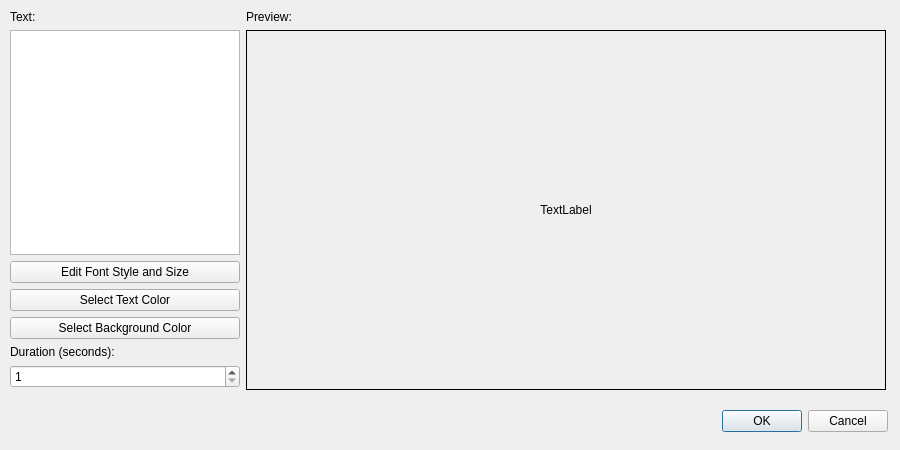
<?xml version="1.0" encoding="UTF-8"?>
<ui version="4.0">
 <class>Intro_Outro</class>
 <widget class="QDialog" name="Intro_Outro">
  <property name="geometry">
   <rect>
    <x>0</x>
    <y>0</y>
    <width>900</width>
    <height>450</height>
   </rect>
  </property>
  <property name="sizePolicy">
   <sizepolicy hsizetype="Fixed" vsizetype="Fixed">
    <horstretch>0</horstretch>
    <verstretch>0</verstretch>
   </sizepolicy>
  </property>
  <property name="windowTitle">
   <string>Dialog</string>
  </property>
  <widget class="QWidget" name="gridLayoutWidget">
   <property name="geometry">
    <rect>
     <x>10</x>
     <y>10</y>
     <width>881</width>
     <height>422</height>
    </rect>
   </property>
   <layout class="QGridLayout" name="gridLayout">
    <item row="0" column="0">
     <widget class="QLabel" name="label_Text">
      <property name="sizePolicy">
       <sizepolicy hsizetype="Fixed" vsizetype="Fixed">
        <horstretch>0</horstretch>
        <verstretch>0</verstretch>
       </sizepolicy>
      </property>
      <property name="text">
       <string>Text:</string>
      </property>
     </widget>
    </item>
    <item row="2" column="0">
     <widget class="QPushButton" name="pushButton_Font">
      <property name="text">
       <string>Edit Font Style and Size</string>
      </property>
     </widget>
    </item>
    <item row="1" column="1" rowspan="7" colspan="2" alignment="Qt::AlignTop">
     <widget class="QLabel" name="label_Image">
      <property name="sizePolicy">
       <sizepolicy hsizetype="Fixed" vsizetype="Fixed">
        <horstretch>0</horstretch>
        <verstretch>0</verstretch>
       </sizepolicy>
      </property>
      <property name="minimumSize">
       <size>
        <width>640</width>
        <height>360</height>
       </size>
      </property>
      <property name="styleSheet">
       <string notr="true">border: 1px solid black;</string>
      </property>
      <property name="text">
       <string>TextLabel</string>
      </property>
      <property name="alignment">
       <set>Qt::AlignCenter</set>
      </property>
     </widget>
    </item>
    <item row="6" column="0">
     <widget class="QSpinBox" name="spinBox_Duration">
      <property name="minimum">
       <number>1</number>
      </property>
     </widget>
    </item>
    <item row="0" column="1">
     <widget class="QLabel" name="label_Preview">
      <property name="sizePolicy">
       <sizepolicy hsizetype="Fixed" vsizetype="Fixed">
        <horstretch>0</horstretch>
        <verstretch>0</verstretch>
       </sizepolicy>
      </property>
      <property name="text">
       <string>Preview:</string>
      </property>
     </widget>
    </item>
    <item row="3" column="0">
     <widget class="QPushButton" name="pushButton_Text_Color">
      <property name="text">
       <string>Select Text Color</string>
      </property>
     </widget>
    </item>
    <item row="4" column="0">
     <widget class="QPushButton" name="pushButton_Background">
      <property name="text">
       <string>Select Background Color</string>
      </property>
     </widget>
    </item>
    <item row="1" column="0">
     <widget class="QTextEdit" name="textEdit">
      <property name="sizePolicy">
       <sizepolicy hsizetype="Fixed" vsizetype="Fixed">
        <horstretch>0</horstretch>
        <verstretch>0</verstretch>
       </sizepolicy>
      </property>
      <property name="minimumSize">
       <size>
        <width>230</width>
        <height>225</height>
       </size>
      </property>
      <property name="maximumSize">
       <size>
        <width>230</width>
        <height>225</height>
       </size>
      </property>
      <property name="font">
       <font>
        <pointsize>10</pointsize>
       </font>
      </property>
      <property name="layoutDirection">
       <enum>Qt::LeftToRight</enum>
      </property>
      <property name="markdown">
       <string/>
      </property>
     </widget>
    </item>
    <item row="5" column="0">
     <widget class="QLabel" name="label_Duration">
      <property name="sizePolicy">
       <sizepolicy hsizetype="Fixed" vsizetype="Fixed">
        <horstretch>0</horstretch>
        <verstretch>0</verstretch>
       </sizepolicy>
      </property>
      <property name="text">
       <string>Duration (seconds):</string>
      </property>
     </widget>
    </item>
    <item row="8" column="0" colspan="3">
     <widget class="QDialogButtonBox" name="buttonBox">
      <property name="sizePolicy">
       <sizepolicy hsizetype="Fixed" vsizetype="Fixed">
        <horstretch>0</horstretch>
        <verstretch>0</verstretch>
       </sizepolicy>
      </property>
      <property name="maximumSize">
       <size>
        <width>878</width>
        <height>24</height>
       </size>
      </property>
      <property name="orientation">
       <enum>Qt::Horizontal</enum>
      </property>
      <property name="standardButtons">
       <set>QDialogButtonBox::Cancel|QDialogButtonBox::Ok</set>
      </property>
     </widget>
    </item>
   </layout>
  </widget>
 </widget>
 <resources/>
 <connections>
  <connection>
   <sender>buttonBox</sender>
   <signal>rejected()</signal>
   <receiver>Intro_Outro</receiver>
   <slot>reject()</slot>
   <hints>
    <hint type="sourcelabel">
     <x>316</x>
     <y>260</y>
    </hint>
    <hint type="destinationlabel">
     <x>286</x>
     <y>274</y>
    </hint>
   </hints>
  </connection>
  <connection>
   <sender>buttonBox</sender>
   <signal>accepted()</signal>
   <receiver>Intro_Outro</receiver>
   <slot>accept()</slot>
   <hints>
    <hint type="sourcelabel">
     <x>248</x>
     <y>254</y>
    </hint>
    <hint type="destinationlabel">
     <x>157</x>
     <y>274</y>
    </hint>
   </hints>
  </connection>
 </connections>
</ui>
